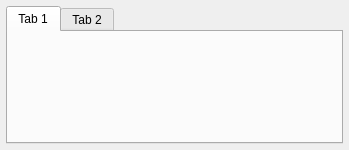
<?xml version="1.0" encoding="UTF-8"?>
<ui version="4.0">
 <class>OpenRGBVisualMapTab</class>
 <widget class="QWidget" name="OpenRGBVisualMapTab">
  <property name="geometry">
   <rect>
    <x>0</x>
    <y>0</y>
    <width>349</width>
    <height>150</height>
   </rect>
  </property>
  <property name="sizePolicy">
   <sizepolicy hsizetype="Minimum" vsizetype="Minimum">
    <horstretch>0</horstretch>
    <verstretch>0</verstretch>
   </sizepolicy>
  </property>
  <property name="minimumSize">
   <size>
    <width>0</width>
    <height>0</height>
   </size>
  </property>
  <property name="maximumSize">
   <size>
    <width>16777215</width>
    <height>16777215</height>
   </size>
  </property>
  <property name="windowTitle">
   <string>Form</string>
  </property>
  <property name="autoFillBackground">
   <bool>false</bool>
  </property>
  <property name="styleSheet">
   <string notr="true"/>
  </property>
  <layout class="QHBoxLayout" name="horizontalLayout">
   <property name="spacing">
    <number>6</number>
   </property>
   <property name="leftMargin">
    <number>6</number>
   </property>
   <property name="topMargin">
    <number>6</number>
   </property>
   <property name="rightMargin">
    <number>6</number>
   </property>
   <property name="bottomMargin">
    <number>6</number>
   </property>
   <item>
    <layout class="QGridLayout" name="main_layout">
     <item row="0" column="0">
      <widget class="QTabWidget" name="virtual_controller_tabs">
       <property name="currentIndex">
        <number>0</number>
       </property>
       <widget class="QWidget" name="tab">
        <attribute name="title">
         <string>Tab 1</string>
        </attribute>
       </widget>
       <widget class="QWidget" name="tab_2">
        <attribute name="title">
         <string>Tab 2</string>
        </attribute>
       </widget>
      </widget>
     </item>
    </layout>
   </item>
  </layout>
 </widget>
 <resources/>
 <connections/>
</ui>
